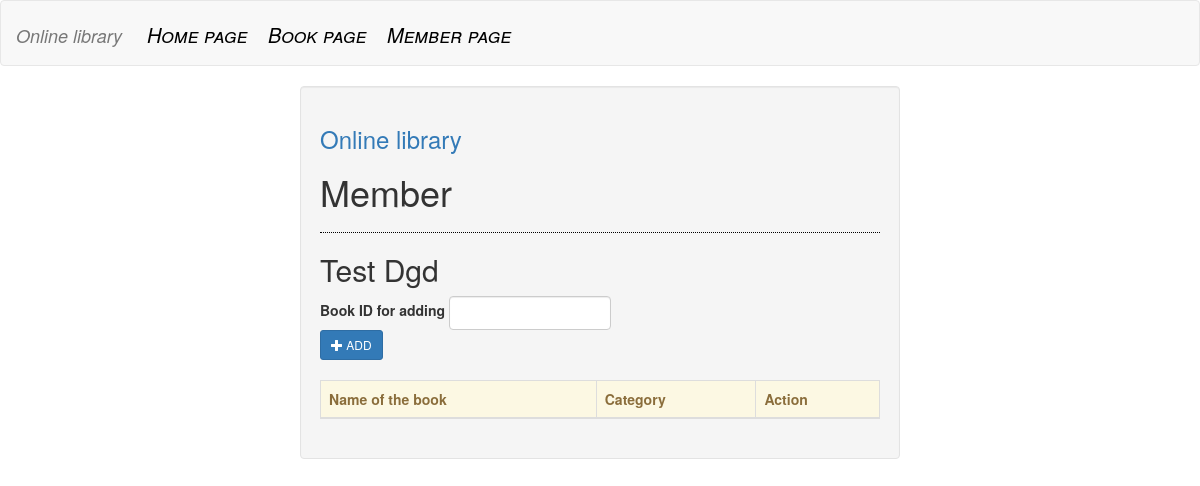
/crud/member/show/18, run on an earlier commit of the app's database.
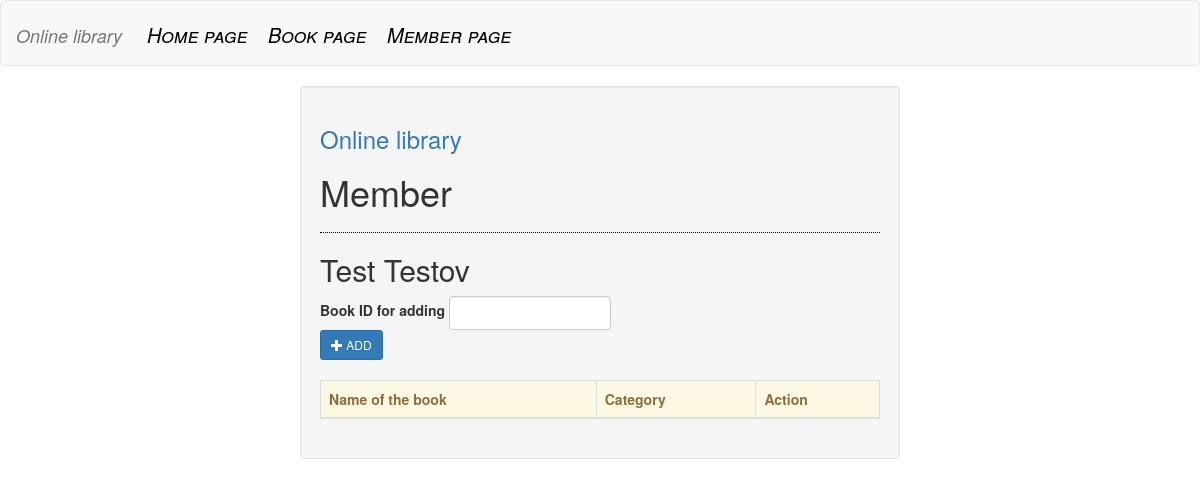
And on a later commit of the database.
### crud/models.py (models this page shows, shortened)
class Member(models.Model):
    firstname = models.CharField(max_length=40)
    lastname = models.CharField(max_length=40)

### crud/views/member_views.py (the view)
# urls.py: url(r'^show/(?P<id>\d+)$', member_views.show, name='show'),
def show(request, id):
    member = Member.objects.raw('Select * from crud_member where id=%s', params=[id])
    books = Book.objects.raw('Select book.name, book.category from crud_bookmember inner join crud_book on crud_book.id=crud_bookmember.book where crud_bookmember.member = %s', params=[id])
    context = {'member': member,
                'books': books,
            }
    return render(request, 'crud/member/show.html/', context)

### crud/templates/crud/member/show.html (shortened to what this page needs)
{% extends 'crud/base.html' %}
{% block header %}
<h1>Member</h1>
{% endblock %}
{% block body %}
{% for m in member %}
  <h2>{{m.firstname}} {{m.lastname}}</h1>
<form class="form-inline"  action="add_book/{{m.id}}" method="POST">
    <div class="form-group">
        <label for="book_id">Book ID for adding</label>
        <input type="text" name="book_id" class="form-control" style="width:50%;" required="required"/><br>
        <button type="submit" class="btn btn-sm btn-primary"><span class="glyphicon glyphicon-plus"></span> ADD</button>
    </div>
</form>
<br />
{% endfor %}
<table class="table table-bordered">
    <thead class="alert-warning">
        <tr>
            <th>Name of the book</th>
            <th>Category</th>
            <th>Action</th>
        </tr>
    </thead>
</table>
{% endblock %}

What changed in the data, as far as the page shows it:
changed Member "Test": lastname "Dgd" → "Testov"
